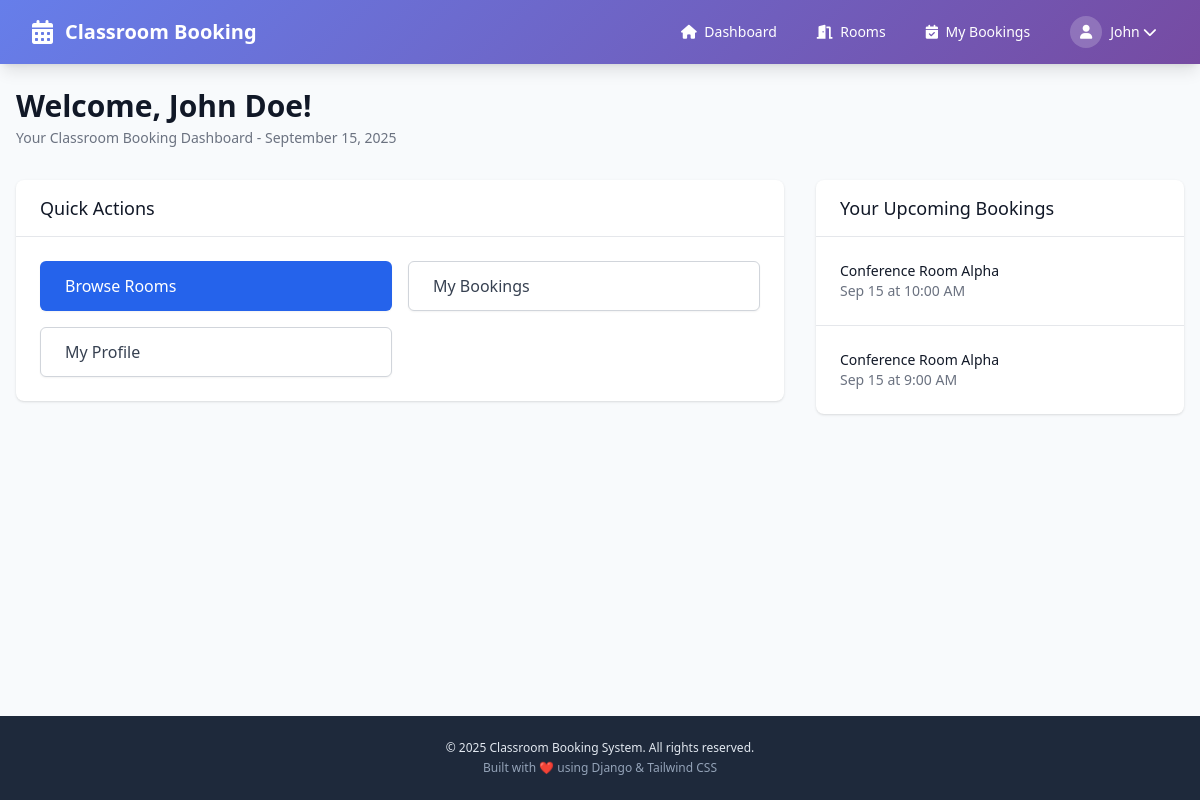
The app's page /booking/ (signed in) with its own data.
### accounts/models.py (models this page shows, shortened)
class CustomUser(AbstractUser):
    USER_TYPES = (
        ('admin', 'Admin'),
        ('user', 'Regular User'),
    )
    user_type = models.CharField(max_length=10, choices=USER_TYPES, default='user')
    phone_number = models.CharField(max_length=15, blank=True, null=True)
    profile_picture = models.ImageField(upload_to='profiles/', blank=True, null=True)
    created_at = models.DateTimeField(auto_now_add=True)
    updated_at = models.DateTimeField(auto_now=True)
    def is_admin(self):
        return self.user_type == 'admin' or self.is_superuser

### booking/models.py (models this page shows, shortened)
class Booking(models.Model):
    BOOKING_STATUS = (
        ('pending', 'Pending'),
        ('confirmed', 'Confirmed'),
        ('cancelled', 'Cancelled'),
        ('completed', 'Completed'),
    )
    user = models.ForeignKey(User, on_delete=models.CASCADE, related_name='bookings')
    room = models.ForeignKey(Room, on_delete=models.CASCADE, related_name='bookings')
    date = models.DateField(help_text="Booking date")
    start_time = models.TimeField(help_text="Start time (e.g., 14:00)")
    duration_hours = models.IntegerField(
        validators=[MinValueValidator(1), MaxValueValidator(8)],
        help_text="Duration in hours"
    )
    status = models.CharField(max_length=20, choices=BOOKING_STATUS, default='confirmed')
    purpose = models.CharField(max_length=200, blank=True, help_text="Purpose of booking")
    expected_attendees = models.IntegerField(
        validators=[MinValueValidator(1)],
        help_text="Expected number of attendees"
    )
    special_requirements = models.TextField(blank=True, help_text="Special requirements or notes")
    created_at = models.DateTimeField(auto_now_add=True)
    updated_at = models.DateTimeField(auto_now=True)
    class Meta:
        ordering = ['-created_at']
        constraints = [
            models.UniqueConstraint(
                fields=['room', 'date', 'start_time'],
                condition=models.Q(status__in=['confirmed', 'pending']),
                name='unique_room_datetime_booking'
            )
        ]

class Room(models.Model):
    ROOM_STATUS = (
        ('open', 'Open'),
        ('closed', 'Closed'),
        ('maintenance', 'Under Maintenance'),
    )
    code = models.CharField(max_length=10, unique=True, help_text="Room code (e.g., R001)")
    name = models.CharField(max_length=100, help_text="Room name")
    description = models.TextField(blank=True, null=True)
    capacity = models.IntegerField(
        validators=[MinValueValidator(1), MaxValueValidator(200)],
        help_text="Maximum capacity of the room"
    )
    min_capacity = models.IntegerField(
        default=1,
        validators=[MinValueValidator(1)],
        help_text="Minimum capacity required"
    )
    status = models.CharField(max_length=20, choices=ROOM_STATUS, default='open')
    available_from = models.TimeField(default=time(9, 0), help_text="Available from (e.g., 09:00)")
    available_to = models.TimeField(default=time(17, 0), help_text="Available until (e.g., 17:00)")
    min_booking_hours = models.IntegerField(
        default=1,
        validators=[MinValueValidator(1), MaxValueValidator(8)],
        help_text="Minimum booking duration in hours"
    )
    max_booking_hours = models.IntegerField(
        default=4,
        validators=[MinValueValidator(1), MaxValueValidator(8)],
        help_text="Maximum booking duration in hours"
    )
    has_projector = models.BooleanField(default=False)
    has_whiteboard = models.BooleanField(default=True)
    has_computer = models.BooleanField(default=False)
    has_air_conditioning = models.BooleanField(default=True)
    floor_number = models.IntegerField(default=1)
    building = models.CharField(max_length=50, default="Main Building")
    created_at = models.DateTimeField(auto_now_add=True)
    updated_at = models.DateTimeField(auto_now=True)
    class Meta:
        ordering = ['code']

### booking/views.py (the view)
# urls.py: path('', views.dashboard_view, name='dashboard'),
def dashboard_view(request):
    today = date.today()
    user_bookings = Booking.objects.filter(
        user=request.user,
        date__gte=today,
        status__in=['confirmed', 'pending']
    ).select_related('room')[:5]
    available_rooms = Room.objects.filter(status='open')[:6]
    context = {
        'user_bookings': user_bookings,
        'available_rooms': available_rooms,
        'today': today,
    }
    if request.user.is_admin():
        context.update({
            'total_rooms': Room.objects.count(),
            'total_bookings': Booking.objects.filter(date=today).count(),
            'total_users': Booking.objects.filter(date=today).values('user').distinct().count(),
        })
    return render(request, 'booking/dashboard.html', context)

### templates/booking/dashboard.html (shortened to what this page needs)
{% extends 'base.html' %}
{% block content %}
    <div class="mb-8">
        <h1 class="text-3xl font-bold text-gray-900">
            Welcome, {{ user.get_full_name|default:user.username }}!
        </h1>
        <p class="mt-1 text-sm text-gray-500">
            {% if user.is_admin %}
                Administrator Dashboard - {{ today|date:"F j, Y" }}
            {% else %}
                Your Classroom Booking Dashboard - {{ today|date:"F j, Y" }}
            {% endif %}
        </p>
    </div>
    <div class="grid grid-cols-1 lg:grid-cols-3 gap-8">
        <div class="lg:col-span-2">
            <div class="bg-white shadow rounded-lg">
                <div class="px-6 py-4 border-b border-gray-200">
                    <h3 class="text-lg leading-6 font-medium text-gray-900">Quick Actions</h3>
                </div>
                <div class="p-6">
                    <div class="grid grid-cols-1 sm:grid-cols-2 gap-4">
                        <a href="{% url 'booking:room_list' %}"
                           class="inline-flex items-center px-6 py-3 border border-transparent text-base font-medium rounded-md shadow-sm text-white bg-blue-600 hover:bg-blue-700">
                            Browse Rooms
                        </a>
                        <a href="{% url 'booking:my_bookings' %}"
                           class="inline-flex items-center px-6 py-3 border border-gray-300 text-base font-medium rounded-md shadow-sm text-gray-700 bg-white hover:bg-gray-50">
                            My Bookings
                        </a>
                        <a href="{% url 'accounts:profile' %}"
                           class="inline-flex items-center px-6 py-3 border border-gray-300 text-base font-medium rounded-md shadow-sm text-gray-700 bg-white hover:bg-gray-50">
                            My Profile
                        </a>
                    </div>
                </div>
            </div>
        </div>
        <div class="lg:col-span-1">
            <div class="bg-white shadow rounded-lg">
                <div class="px-6 py-4 border-b border-gray-200">
                    <h3 class="text-lg leading-6 font-medium text-gray-900">Your Upcoming Bookings</h3>
                </div>
                <div class="divide-y divide-gray-200">
                    {% if user_bookings %}
                        {% for booking in user_bookings %}
                        <div class="p-6">
                            <div class="text-sm font-medium text-gray-900">{{ booking.room.name }}</div>
                            <div class="text-sm text-gray-500">
                                {{ booking.date|date:"M j" }} at {{ booking.start_time|time:"g:i A" }}
                            </div>
                        </div>
                        {% endfor %}
                    {% endif %}
                </div>
            </div>
        </div>
    </div>
{% endblock %}

### templates/base.html (shortened to what this page needs)
<!DOCTYPE html>
<html lang="en">
<head>
    <script src="https://cdn.tailwindcss.com"></script>
    <link href="https://cdnjs.cloudflare.com/ajax/libs/font-awesome/6.0.0/css/all.min.css" rel="stylesheet">
</head>
<body class="min-h-screen flex flex-col bg-slate-50">
    <nav class="bg-gradient-primary shadow-lg">
        <div class="max-w-7xl mx-auto px-4 sm:px-6 lg:px-8">
            <div class="flex justify-between h-16">
                <div class="flex items-center">
                    <div class="flex-shrink-0">
                        <a href="{% url 'booking:dashboard' %}" class="flex items-center">
                            <i class="fas fa-calendar-alt text-white text-2xl mr-3"></i>
                            <span class="text-white text-xl font-bold">Classroom Booking</span>
                        </a>
                    </div>
                </div>
                <div class="flex items-center space-x-4">
                    {% if user.is_authenticated %}
                        <div class="hidden md:flex items-center space-x-4">
                            <a href="{% url 'booking:dashboard' %}" class="text-white hover:text-gray-200 px-3 py-2 rounded-md text-sm font-medium transition-colors">
                                <i class="fas fa-home mr-1"></i> Dashboard
                            </a>
                            <a href="{% url 'booking:room_list' %}" class="text-white hover:text-gray-200 px-3 py-2 rounded-md text-sm font-medium transition-colors">
                                <i class="fas fa-door-open mr-1"></i> Rooms
                            </a>
                            <a href="{% url 'booking:my_bookings' %}" class="text-white hover:text-gray-200 px-3 py-2 rounded-md text-sm font-medium transition-colors">
                                <i class="fas fa-calendar-check mr-1"></i> My Bookings
                            </a>
                        </div>
                        <div class="relative" id="user-menu">
                            <button id="user-menu-button" class="flex items-center text-white hover:text-gray-200 px-3 py-2 rounded-md text-sm font-medium transition-colors">
                                <div class="w-8 h-8 bg-white bg-opacity-20 rounded-full flex items-center justify-center mr-2">
                                    <i class="fas fa-user text-white text-sm"></i>
                                </div>
                                {{ user.first_name|default:user.username }}
                                <i class="fas fa-chevron-down ml-1 transition-transform" id="chevron"></i>
                            </button>
                        </div>
                    {% endif %}
                </div>
            </div>
        </div>
    </nav>
    <main class="flex-1 mx-auto w-full max-w-7xl px-4 py-6">
        {% block content %}
        {% endblock %}
    </main>
    <footer class="bg-slate-800 text-slate-200">
        <div class="mx-auto max-w-7xl px-4 py-6 text-center text-xs">
            <p>&copy; 2025 Classroom Booking System. All rights reserved.</p>
            <p class="mt-1 text-slate-400">Built with ❤️ using Django & Tailwind CSS</p>
        </div>
    </footer>
</body>
</html>

### templates/base.html (style rules this page uses)
.bg-gradient-primary { background: linear-gradient(135deg, #667eea 0%, #764ba2 100%); }

### records on screen
CustomUser: first_name "John", get_full_name "John Doe"
Booking: room.name "Conference Room Alpha", date "Sep 15", start_time "10:00 AM"
Booking: room.name "Conference Room Alpha", date "Sep 15", start_time "9:00 AM"
